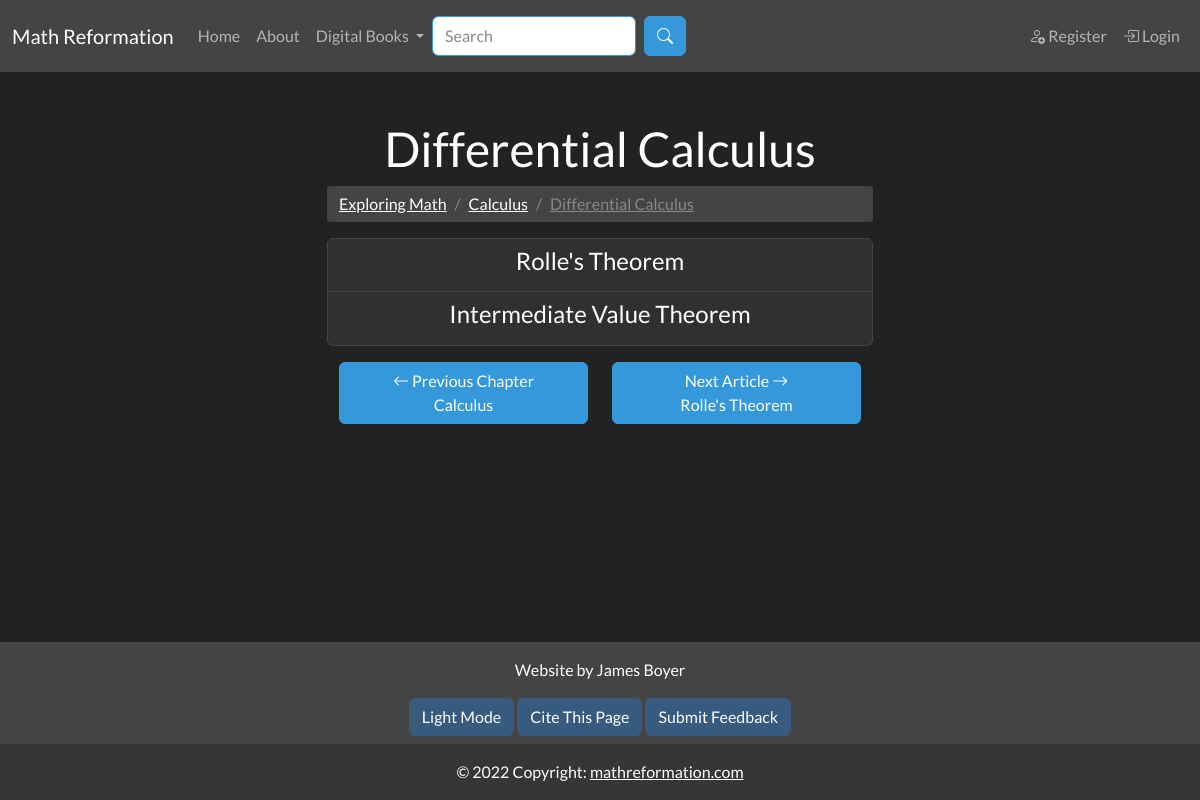
The page /differential_calculus on the database its author committed.
### app/models.py (models this page shows, shortened)
class SearchableMixin(object):
    @classmethod
    def search(cls, expression, page, per_page):
        ids, scores, total = query_index(cls.__tablename__, expression, page, per_page)
        if total == 0:
            return cls.query.filter_by(id=0), [], 0
        when = []
        for i in range(len(ids)):
            when.append((ids[i], i))
        return cls.query.filter(cls.id.in_(ids)).order_by( db.case(when, value=cls.id)), scores, total

class Document(SearchableMixin, db.Model):
    __tablename__ = "document"
    __searchable__ = ["body_main", "name"]
    id = db.Column(db.Integer, primary_key=True)
    name = db.Column(db.String(50), nullable=False, unique=False)
    path = db.Column(db.String(250), unique=True, nullable=False)
    body_main = db.Column(db.String(), index=True)
    body_draft = db.Column(db.String(), index=True)
    date_added = db.Column(db.DateTime, nullable=False,
        default=datetime.utcnow)
    header = db.Column(db.String(), index=True)
    order = db.Column(db.Integer())
    is_visible = db.Column(db.Boolean())
    document_type = db.Column(db.String(10), index=True)
    user_id = db.Column(db.Integer, db.ForeignKey('user.id'))
    prev_page_id = db.Column(db.Integer(), db.ForeignKey("document.id"))
    next_page = db.relationship("Document", backref=backref("prev_page", remote_side=[id]), uselist=False, foreign_keys=[prev_page_id])
    parent_id = db.Column(db.Integer(), db.ForeignKey("document.id"))
    children = db.relationship("Document", backref=backref("parent", remote_side=[id]), foreign_keys=[parent_id])

### app/main/routes.py (the view, shortened to what this page needs)
@bp.route("/<path>", methods=["GET", "POST"])
def document_page(path):
    form = BookmarkDocumentForm()
    document = db.first_or_404(Document.query.filter_by(path=path))
    if document.document_type == "special":
        abort(404)
    if current_user.is_authenticated:
        user = User.query.get(current_user.get_id())
        is_bookmarked = user.has_bookmarked_document(document)
    else:
        user = None
        is_bookmarked = None
    breadcrumb_links = []
    if document.document_type != "book":
        doc = document
        while True:
            breadcrumb_links.append({"name":doc.name, "path":doc.path})
            doc = doc.parent
            if doc == None:
                break
        breadcrumb_links = breadcrumb_links[::-1]
    content = {}
    content["breadcrumb_links"] = breadcrumb_links
    content["document"] = document
    content["form"] = form
    content["user"] = user
    content["is_bookmarked"] = is_bookmarked
    return render_template('main/document.html', **content, title=document.name)

### app/main/forms.py
class SearchForm(FlaskForm):
    q = StringField("Search", validators=[DataRequired()])
    submit = SubmitField("Search")
    def __init__(self, *args, **kwargs):
        if 'formdata' not in kwargs:
            kwargs['formdata'] = request.args
        if 'csrf_enabled' not in kwargs:
            kwargs['csrf_enabled'] = False
        super(SearchForm, self).__init__(*args, **kwargs)

class BookmarkDocumentForm(FlaskForm):
    submit = SubmitField("Submit")

### MathReformationWebsite.py (called while the page is built)
@app.context_processor
def add_imports():
    return dict(admin_permission=admin_permission, author_permission=author_permission, editor_permission=editor_permission, g=g)

### app/main/routes.py (called while the page is built)
@bp.before_app_request
def before_request():
    g.search_form = SearchForm(meta={'csrf': False})
    if g.search_form.validate():
        print("here")

### app/templates/main/document.html (shortened to what this page needs)
{% extends "base.html" %}
{% from 'macros/general_macros.html' import page_navigation %}
{% block content %}
<h1 class="text-center">{{ document.name }}</h1>
{% if breadcrumb_links != [] %}
<ul class="breadcrumb">
    {% for link in breadcrumb_links %}
    <a class="breadcrumb-item {% if loop.last %}active{% endif %}" href="{{ url_for('main.document_page', path=link['path']) }}">
            {{ link['name'] }}
    </a>
    {% endfor %}
</ul>
{% endif %}
{% if document.document_type != "article" %}
<ul class="list-group mt-3">
    {% for child in document.children %}
    {% if child.is_visible %}
    <a class="list-group-item" href = {{ url_for('main.document_page', path=child.path) }}>
        <h4 class="text-center">
                {{ child.name }}
        </h4>
    </a>
    {% endif %}
    {% endfor %}
</ul>
{% endif %}
{{ page_navigation(next_page=document.next_page, prev_page=document.prev_page)}}
{% endblock %}
{% block citation %}
{{ citation_info(page_type="Document", page_name=document.name) }}
{% endblock %}

### app/templates/macros/general_macros.html
{% macro citation_info(page_type, page_name) -%}
{% if page_name == "Citation" %}
{{ url_for('main.citation',
            page_type=page_type,
            page_name=page_name,
            page_url="citation") }}
{% else %}
{{ url_for('main.citation',
            page_type=page_type,
            page_name=page_name,
            page_url=request.path[1:].replace("/", "%2F")) }}
{% endif %}
{%- endmacro %}
{% macro page_navigation(next_page, prev_page) -%}
{% if next_page != None or prev_page != None %}
<div class="container text-center mt-3 mb-5">
    <div class="row align-items-start">
      <div class="col d-flex flex-column">
          {% if prev_page %}
          <a href="{{ prev_page.path }}" class="btn btn-info" role="button">
              <i class="bi bi-arrow-left"></i> Previous {{prev_page.document_type.capitalize()}}<br>
              {{prev_page.name}}
          </a>
          {% else %}
          <a href="#" class="btn btn-info disabled" role="button">
              <i class="bi bi-arrow-left"></i> Previous {{next_page.document_type.capitalize()}}<br>
              None
          </a>
          {% endif %}    </div>
      <div class="col d-flex flex-column">
          {% if next_page %}
          <a href="{{ next_page.path }}" class="btn btn-info" role="button">
              Next {{next_page.document_type.capitalize()}} <i class="bi bi-arrow-right"></i><br>
              {{next_page.name}}
          </a>
          {% else %}
          <a href="#" class="btn btn-info disabled" role="button">
              Next {{prev_page.document_type.capitalize()}} <i class="bi bi-arrow-right"></i><br>
              None
          </a>
          {% endif %}
        </div>
  </div>
</div>
{% endif %}
{%- endmacro %}

### rows shown on the page
Document: name "Differential Calculus"
Document: name "Exploring Math"
Document: name "Calculus", document_type "Chapter"
Document: name "Rolle's Theorem", document_type "Article"
Document: name "Intermediate Value Theorem"
